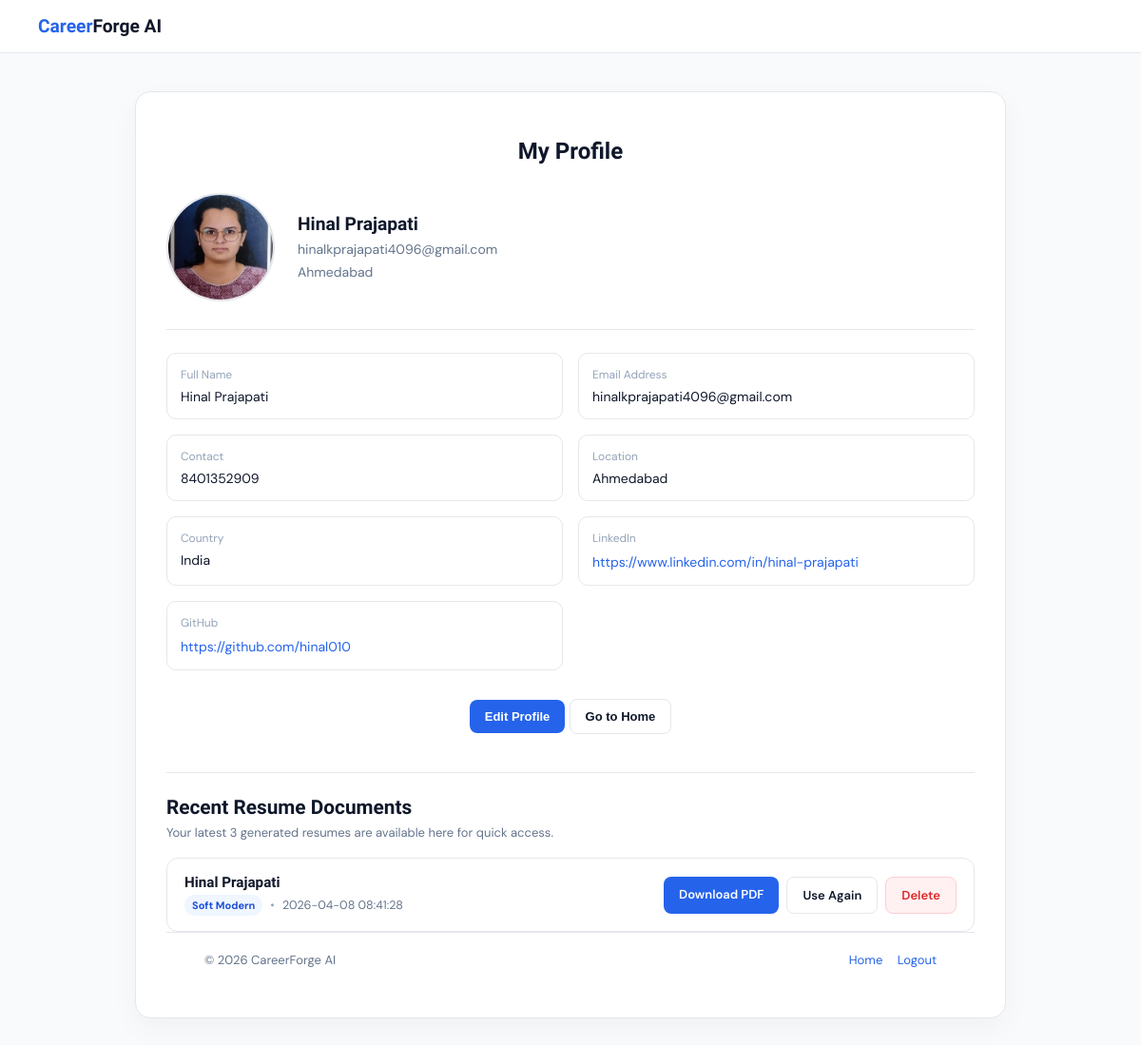
The app's page /my_profile (signed in), older data.
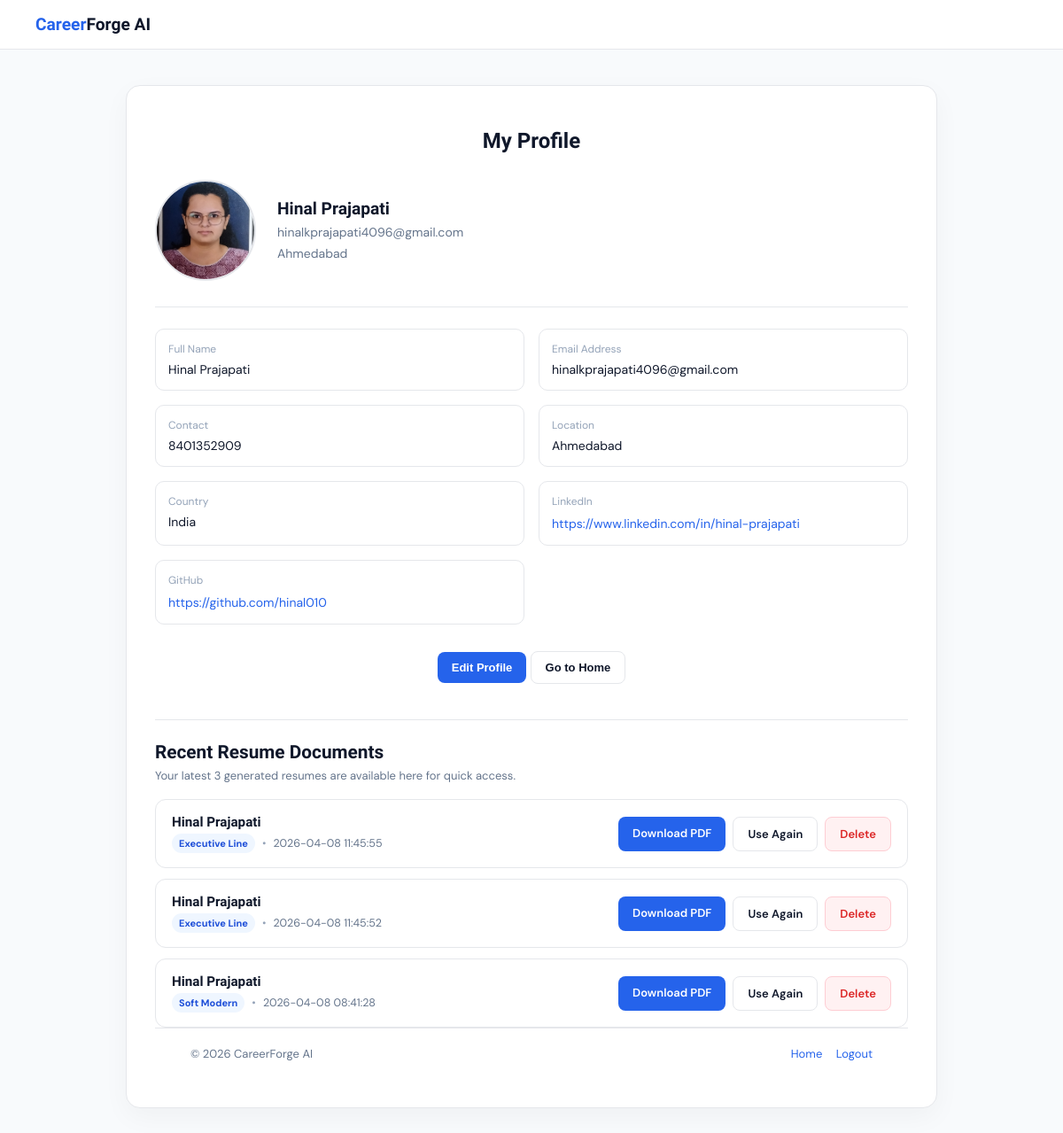
The same page, newer data.
### tables this page shows
CREATE TABLE user_profile (
    id INTEGER PRIMARY KEY AUTOINCREMENT,
    user_id INTEGER UNIQUE,
    full_name TEXT,
    email TEXT,
    contact TEXT,
    location TEXT,
    country TEXT,
    linkedin TEXT,
    github TEXT,
    photo TEXT,
    FOREIGN KEY (user_id) REFERENCES users(id) ON DELETE CASCADE
);

CREATE TABLE resume_history (
    id INTEGER PRIMARY KEY AUTOINCREMENT,
    user_id INTEGER NOT NULL,
    resume_name TEXT NOT NULL,
    template_name TEXT NOT NULL,
    html_file TEXT NOT NULL,
    pdf_file TEXT NOT NULL,
    created_at TEXT DEFAULT CURRENT_TIMESTAMP,
    FOREIGN KEY (user_id) REFERENCES users(id) ON DELETE CASCADE
);

### main.py (the view)
@app.get("/my_profile", response_class=HTMLResponse)
def my_profile_page(request: Request):
    user = require_login(request)
    if isinstance(user, RedirectResponse):
        return user
    profile = get_user_profile(user["id"])
    resume_history = get_resume_history(user["id"])
    return templates.TemplateResponse(
        request,
        "my_profile.html",
        {
            "request": request,
            "user": user,
            "profile": profile,
            "resume_history": resume_history
        }
    )

### template/my_profile.html (shortened to what this page needs)
<!DOCTYPE html>
<html lang="en">
<head>
  <link rel="stylesheet" href="/static/my_profile.css" />
</head>
<body>
  <nav class="navbar">
    <div class="logo"><span>Career</span>Forge AI</div>
  </nav>
  <div class="profile-wrapper">
    <div class="profile-card">
      <h1 class="profile-title">My Profile</h1>
      <div class="profile-top">
        <div class="profile-photo">
          {% if profile and profile.photo %}
            <img src="{{ profile.photo }}" alt="Profile Photo" />
          {% else %}
            <div class="profile-placeholder">
              {{ (profile.full_name if profile and profile.full_name else user.full_name)[0] }}
            </div>
          {% endif %}
        </div>
        <div class="profile-basic">
          <h2>{{ profile.full_name if profile and profile.full_name else user.full_name }}</h2>
          <p>{{ profile.email if profile and profile.email else user.email }}</p>
          <p>{{ profile.location if profile and profile.location else 'Location not added' }}</p>
        </div>
      </div>
      <div class="profile-grid">
        <div class="profile-item">
          <label>Full Name</label>
          <div>{{ profile.full_name if profile and profile.full_name else user.full_name }}</div>
        </div>
        <div class="profile-item">
          <label>Email Address</label>
          <div>{{ profile.email if profile and profile.email else user.email }}</div>
        </div>
        <div class="profile-item">
          <label>Contact</label>
          <div>{{ profile.contact if profile and profile.contact else 'Not added' }}</div>
        </div>
        <div class="profile-item">
          <label>Location</label>
          <div>{{ profile.location if profile and profile.location else 'Not added' }}</div>
        </div>
        <div class="profile-item">
          <label>Country</label>
          <div>{{ profile.country if profile and profile.country else 'Not added' }}</div>
        </div>
        <div class="profile-item">
          <label>LinkedIn</label>
          {% if profile and profile.linkedin %}
            <a href="{{ profile.linkedin }}" target="_blank">{{ profile.linkedin }}</a>
          {% else %}
            <div>Not added</div>
          {% endif %}
        </div>
        <div class="profile-item">
          <label>GitHub</label>
          {% if profile and profile.github %}
            <a href="{{ profile.github }}" target="_blank">{{ profile.github }}</a>
          {% else %}
            <div>Not added</div>
          {% endif %}
        </div>
      </div>
      <div class="profile-actions">
         <button class="btn btn-primary" onclick="window.location.href='/profile'">
                Edit Profile
            </button>
            <button class="btn btn-secondary" onclick="window.location.href='/'">
                Go to Home
            </button>
      </div>
      <div class="resume-history-section">
  <div class="history-header">
    <h2>Recent Resume Documents</h2>
    <p>Your latest 3 generated resumes are available here for quick access.</p>
  </div>
  {% if resume_history and resume_history|length > 0 %}
    <div class="resume-history-list">
      {% for item in resume_history %}
        <div class="resume-history-row">
          <div class="resume-history-info">
            <h3>{{ item.resume_name }}</h3>
            <p>
              <span class="template-badge">{{ item.template_name.replace('-', ' ').title() }}</span>
              <span class="history-dot">•</span>
              <span class="resume-date">{{ item.created_at }}</span>
            </p>
          </div>
          <div class="resume-history-actions">
            <a href="/resume_history/download/{{ item.id }}" class="btn btn-primary">Download PDF</a>
            <a href="/resume_preview?template={{ item.template_name }}" class="btn btn-secondary">Use Again</a>
            <a
              href="/resume_history/delete/{{ item.id }}"
              class="btn btn-danger"
              onclick="return confirm('Delete this saved resume?')"
            >
              Delete
            </a>
          </div>
        </div>
      {% endfor %}
    </div>
  {% else %}
    <div class="empty-history">
      <div class="empty-history-icon">📄</div>
      <h3>No recent resumes</h3>
      <p>Your latest generated resumes will appear here.</p>
    </div>
  {% endif %}
</div>
  <footer class="footer">
    <div>© 2026 CareerForge AI</div>
    <div class="footer-right">
      <a href="/">Home</a>
      <a href="/logout">Logout</a>
    </div>
  </footer>
</body>
</html>

### static/my_profile.css (style rules this page uses)
body { margin: 0; font-family: 'DM Sans', sans-serif; background: #f8fafc; color: #0f172a; }
.navbar { padding: 16px 40px; background: #fff; border-bottom: 1px solid #e5e7eb; display: flex; align-items: center; }
.logo { font-family: 'Sora', sans-serif; font-size: 1.2rem; font-weight: 700; }
.logo span { color: #2563eb; }
.profile-wrapper { display: flex; justify-content: center; padding: 40px 20px; }
.profile-card { width: 100%; max-width: 850px; background: #fff; border: 1px solid #e5e7eb; border-radius: 16px; padding: 32px; box-shadow: 0 10px 30px rgba(0, 0, 0, 0.04); }
.profile-title { text-align: center; font-family: 'Sora', sans-serif; font-size: 1.5rem; font-weight: 700; margin-bottom: 30px; }
.profile-top { display: flex; align-items: center; gap: 24px; padding-bottom: 24px; border-bottom: 1px solid #e5e7eb; margin-bottom: 24px; flex-wrap: wrap; }
.profile-photo img { width: 110px; height: 110px; border-radius: 50%; object-fit: cover; border: 2px solid #e5e7eb; }
.profile-basic h2 { font-family: 'Sora', sans-serif; margin: 0; font-size: 1.2rem; }
.profile-basic p { margin: 6px 0; color: #64748b; font-size: 14px; }
.profile-grid { display: grid; grid-template-columns: repeat(2, 1fr); gap: 16px; }
.profile-item { border: 1px solid #e5e7eb; border-radius: 10px; padding: 14px; }
.profile-item label { font-size: 12px; color: #94a3b8; display: block; margin-bottom: 6px; }
.profile-item div, .profile-item a { font-size: 14px; color: #0f172a; text-decoration: none; word-break: break-word; }
.profile-item a { color: #2563eb; }
.profile-actions { margin-top: 30px; text-align: center; }
.btn { padding: 10px 16px; border-radius: 8px; text-decoration: none; font-size: 13px; font-weight: 600; border: none; cursor: pointer; transition: 0.2s ease; display: inline-block; }
.btn-primary { background: #2563eb; color: #fff; }
.btn-secondary { background: #fff; border: 1px solid #e5e7eb; color: #0f172a; }
.btn-danger { background: #fff1f2; color: #dc2626; border: 1px solid #fecdd3; }
.resume-history-section { margin-top: 40px; padding-top: 24px; border-top: 1px solid #e5e7eb; }
.history-header h2 { margin: 0 0 6px; font-family: 'Sora', sans-serif; font-size: 1.3rem; font-weight: 700; color: #0f172a; }
.history-header p { margin: 0 0 18px; color: #64748b; font-size: 13px; }
.resume-history-list { display: flex; flex-direction: column; gap: 12px; }
.resume-history-row { display: flex; justify-content: space-between; align-items: center; gap: 16px; padding: 16px 18px; background: #ffffff; border: 1px solid #e5e7eb; border-radius: 12px; transition: all 0.2s ease; }
.resume-history-info h3 { margin: 0 0 4px; font-family: 'Sora', sans-serif; font-size: 0.95rem; font-weight: 700; color: #0f172a; }
.resume-history-info p { margin: 0; display: flex; align-items: center; flex-wrap: wrap; gap: 8px; color: #64748b; font-size: 12.5px; }
.template-badge { display: inline-flex; align-items: center; padding: 4px 8px; border-radius: 999px; background: #eff6ff; color: #1d4ed8; font-size: 11px; font-weight: 700; }
.history-dot { color: #94a3b8; }
.resume-date { color: #64748b; font-size: 12.5px; }
.resume-history-actions { display: flex; flex-wrap: wrap; gap: 8px; }
.footer { padding: 20px 40px; border-top: 1px solid #e5e7eb; display: flex; justify-content: space-between; font-size: 13px; color: #64748b; }
.footer a { color: #2563eb; text-decoration: none; margin-left: 12px; }

Row changes from the older to the newer data that the page shows:
added resume_history: resume_name "Hinal Prajapati", template_name.replace "Executive Line", created_at "2026-04-08 11:45:55"
added resume_history: resume_name "Hinal Prajapati", template_name.replace "Executive Line", created_at "2026-04-08 11:45:52"
